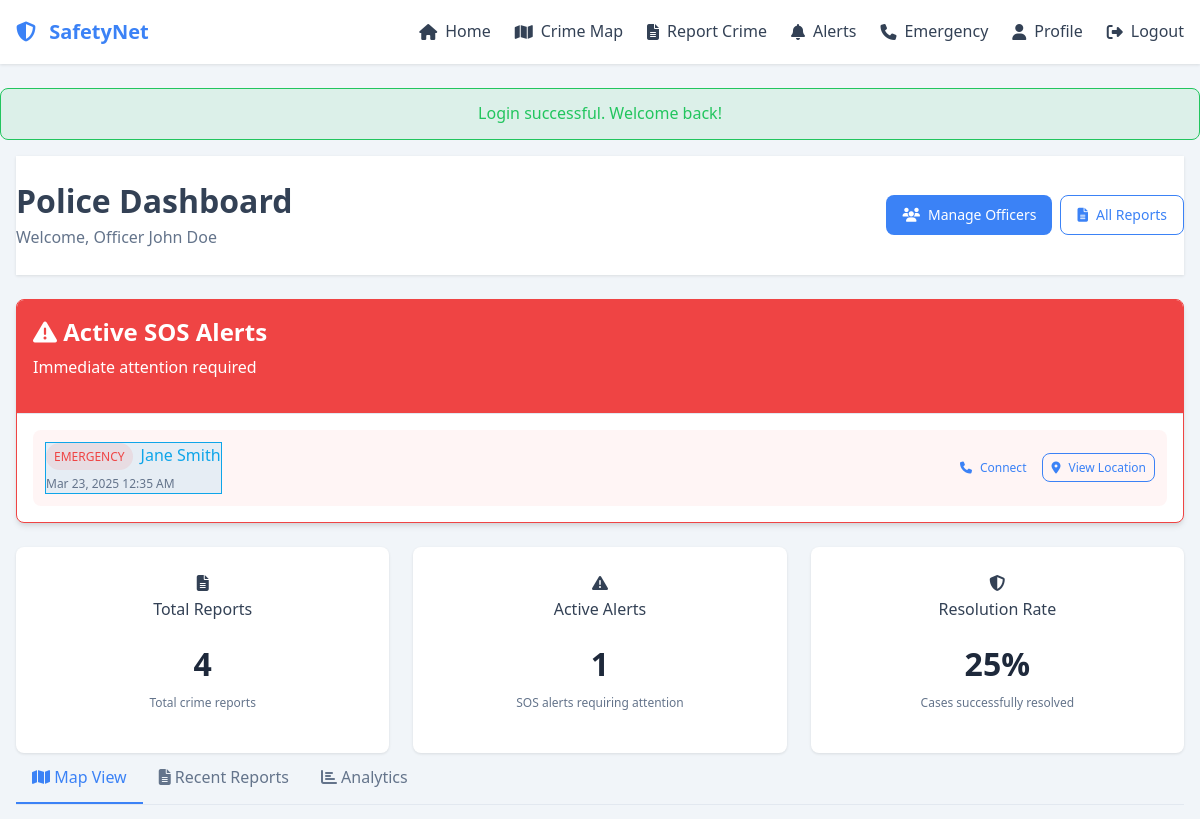
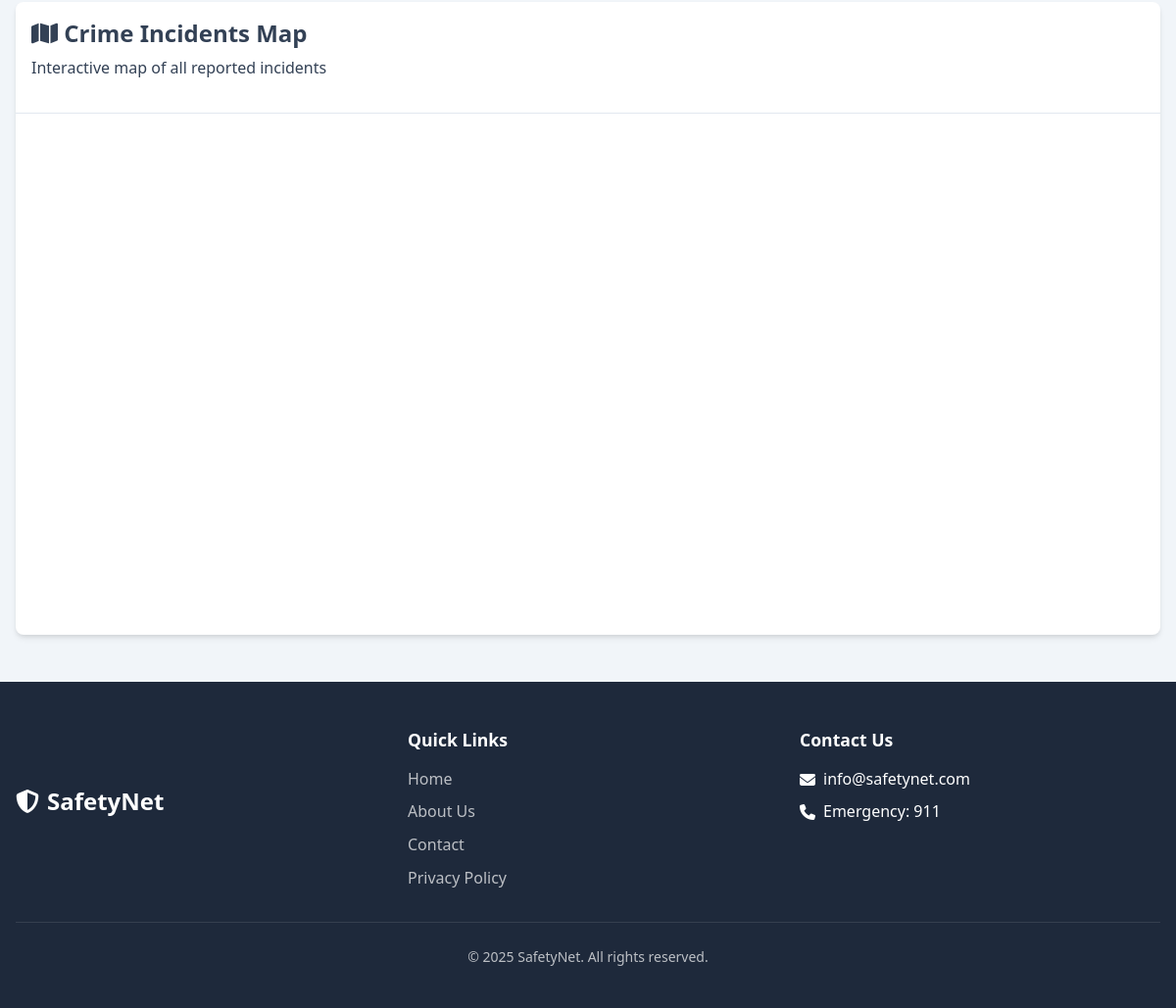
/dashboard.php (signed in), run on the app's committed database (2 pictures, top to bottom).
### tables this page shows
CREATE TABLE IF NOT EXISTS sos_alerts (
    id INT AUTO_INCREMENT PRIMARY KEY,
    user_id INT NOT NULL,
    lat DECIMAL(10, 8) NOT NULL,
    lng DECIMAL(11, 8) NOT NULL,
    type ENUM('standard', 'emergency') DEFAULT 'standard',
    status ENUM('active', 'resolved', 'false_alarm') DEFAULT 'active',
    created_at DATETIME DEFAULT CURRENT_TIMESTAMP,
    updated_at DATETIME DEFAULT CURRENT_TIMESTAMP ON UPDATE CURRENT_TIMESTAMP,
    FOREIGN KEY (user_id) REFERENCES users(id) ON DELETE CASCADE
);

CREATE TABLE IF NOT EXISTS users (
    id INT AUTO_INCREMENT PRIMARY KEY,
    name VARCHAR(100) NOT NULL,
    username VARCHAR(50) NOT NULL UNIQUE,
    email VARCHAR(100) NOT NULL UNIQUE,
    password VARCHAR(255) NOT NULL,
    phone VARCHAR(20) NOT NULL,
    avatar_url VARCHAR(255),
    otp VARCHAR(10),
    otp_expiry DATETIME,
    is_police BOOLEAN DEFAULT FALSE,
    created_at DATETIME DEFAULT CURRENT_TIMESTAMP,
    updated_at DATETIME DEFAULT CURRENT_TIMESTAMP ON UPDATE CURRENT_TIMESTAMP
);

### crime-reporting-app (2)/includes/functions.php (called while the page is built, shortened)
<?php
function format_date($date_string, $format = 'M j, Y') {
    $date = new DateTime($date_string);
    return $date->format($format);
}

### dashboard.php (the view, shortened to what this page needs)
<?php
require_once '../includes/db_connect.php';
require_once '../includes/functions.php';
$active_alerts = [];
$sql = "SELECT sa.*, u.name as user_name, u.phone as user_phone, ud.relative_phone
        FROM sos_alerts sa
        JOIN users u ON sa.user_id = u.id
        LEFT JOIN user_details ud ON u.id = ud.user_id
        WHERE sa.status = 'active'
        ORDER BY sa.created_at DESC";
$result = $conn->query($sql);
if ($result) {
    while ($row = $result->fetch_assoc()) {
        $active_alerts[] = $row;
    }
}
$recent_reports = [];
$sql = "SELECT cr.*, u.name as reporter_name
        FROM crime_reports cr
        LEFT JOIN users u ON cr.user_id = u.id
        ORDER BY cr.created_at DESC
        LIMIT 10";
$result = $conn->query($sql);
if ($result) {
    while ($row = $result->fetch_assoc()) {
        $recent_reports[] = $row;
    }
}
$total_reports = count($recent_reports);
$resolved_reports = 0;
foreach ($recent_reports as $report) {
    if ($report['status'] === 'resolved') {
        $resolved_reports++;
    }
}
$resolution_rate = $total_reports > 0 ? round(($resolved_reports / $total_reports) * 100) : 0;
include_once '../includes/header.php';
?>
<div class="police-dashboard-container">
  <div class="container">
    <div class="dashboard-header">
      <div class="dashboard-header-content">
        <div>
          <h1>Police Dashboard</h1>
          <p>Welcome, Officer <?php echo htmlspecialchars($_SESSION['user_name']); ?></p>
        </div>
        <div class="dashboard-actions">
          <a href="officers.php" class="btn btn-primary">
            <i class="fas fa-users"></i> Manage Officers
          </a>
          <a href="reports.php" class="btn btn-outline">
            <i class="fas fa-file-alt"></i> All Reports
          </a>
        </div>
      </div>
    </div>
    <?php if (!empty($active_alerts)): ?>
      <div class="active-alerts-section">
        <div class="card danger-card">
          <div class="card-header danger-header">
            <h2><i class="fas fa-exclamation-triangle"></i> Active SOS Alerts</h2>
            <p>Immediate attention required</p>
          </div>
          <div class="card-body">
            <div class="alerts-list">
              <?php foreach ($active_alerts as $alert): ?>
                <div class="alert-item <?php echo $alert['type'] === 'emergency' ? 'emergency-alert' : ''; ?>">
                  <div class="alert-info">
                    <div class="alert-header">
                      <span class="alert-badge <?php echo $alert['type'] === 'emergency' ? 'emergency-badge' : 'sos-badge'; ?>">
                        <?php echo $alert['type'] === 'emergency' ? 'EMERGENCY' : 'SOS'; ?>
                      </span>
                      <span class="alert-user">
                        <?php echo htmlspecialchars($alert['user_name'] ?? 'User ID: ' . $alert['user_id']); ?>
                      </span>
                    </div>
                    <p class="alert-time">
                      <?php echo format_date($alert['created_at'], 'M j, Y g:i A'); ?>
                    </p>
                  </div>
                  <div class="alert-actions">
                    <a href="tel:<?php echo htmlspecialchars($alert['user_phone']); ?>" class="btn btn-sm">
                      <i class="fas fa-phone"></i> Connect
                    </a>
                    <a href="view_alert.php?id=<?php echo $alert['id']; ?>" class="btn btn-sm btn-outline">
                      <i class="fas fa-map-marker-alt"></i> View Location
                    </a>
                  </div>
                </div>
              <?php endforeach; ?>
            </div>
          </div>
        </div>
      </div>
    <?php endif; ?>
    <div class="stats-cards">
      <div class="stat-card">
        <div class="stat-icon">
          <i class="fas fa-file-alt"></i>
        </div>
        <div class="stat-content">
          <p class="stat-label">Total Reports</p>
          <p class="stat-value"><?php echo $total_reports; ?></p>
          <p class="stat-description">Total crime reports</p>
        </div>
      </div>
      <div class="stat-card">
        <div class="stat-icon">
          <i class="fas fa-exclamation-triangle"></i>
        </div>
        <div class="stat-content">
          <p class="stat-label">Active Alerts</p>
          <p class="stat-value"><?php echo count($active_alerts); ?></p>
          <p class="stat-description">SOS alerts requiring attention</p>
        </div>
      </div>
      <div class="stat-card">
        <div class="stat-icon">
          <i class="fas fa-shield-alt"></i>
        </div>
        <div class="stat-content">
          <p class="stat-label">Resolution Rate</p>
          <p class="stat-value"><?php echo $resolution_rate; ?>%</p>
          <p class="stat-description">Cases successfully resolved</p>
        </div>
      </div>
    </div>
    <div class="police-dashboard-tabs">
      <ul class="tabs-nav">
        <li class="tab-item active" data-tab="map-tab">
          <i class="fas fa-map"></i> Map View
        </li>
        <li class="tab-item" data-tab="reports-tab">
          <i class="fas fa-file-alt"></i> Recent Reports
        </li>
        <li class="tab-item" data-tab="analytics-tab">
          <i class="fas fa-chart-bar"></i> Analytics
        </li>
      </ul>
      <div class="tabs-content">
        <div class="tab-pane active" id="map-tab">
          <div class="card">
            <div class="card-header">
              <h2><i class="fas fa-map"></i> Crime Incidents Map</h2>
              <p>Interactive map of all reported incidents</p>
            </div>
            <div class="card-body">
              <div id="policeMap" class="police-map"></div>
            </div>
          </div>
        </div>
      </div>
    </div>
  </div>
</div>
<?php
include_once '../includes/footer.php';
?>

### crime-reporting-app (2)/assets/css/styles.css (style rules this page uses)
:root { --primary: #3b82f6; --primary-dark: #2563eb; --primary-light: #93c5fd; --secondary: #64748b; --danger: #ef4444; --danger-dark: #dc2626; --success: #22c55e; --warning: #f59e0b; --info: #0ea5e9; --dark: #1e293b; --light: #f8fafc; --gray: #64748b; --gray-light: #e2e8f0; --gray-dark: #334155; --body-bg: #f1f5f9; --card-bg: #ffffff; --text: #334155; --text-light: #64748b; --border: #e2e8f0; --shadow: 0 4px 6px -1px rgba(0, 0, 0, 0.1), 0 2px 4px -1px rgba(0, 0, 0, 0.06); --radius: 0.5rem; --transition: all 0.3s ease; }
* { margin: 0; padding: 0; box-sizing: border-box; }
body { font-family: "Segoe UI", Tahoma, Geneva, Verdana, sans-serif; line-height: 1.6; color: var(--text); background-color: var(--body-bg); }
a { color: var(--primary); text-decoration: none; transition: var(--transition); }
ul { list-style: none; }
.container { width: 100%; max-width: 1200px; margin: 0 auto; padding: 0 1rem; }
h1, h2, h3, h4, h5, h6 { font-weight: 600; line-height: 1.3; margin-bottom: 0.5rem; }
h1 { font-size: 2rem; }
h2 { font-size: 1.5rem; }
p { margin-bottom: 1rem; }
.btn { display: inline-flex; align-items: center; justify-content: center; padding: 0.5rem 1rem; border-radius: var(--radius); font-weight: 500; cursor: pointer; transition: var(--transition); border: none; font-size: 0.875rem; text-align: center; }
.btn i { margin-right: 0.5rem; }
.btn-primary { background-color: var(--primary); color: white; }
.btn-outline { background-color: transparent; color: var(--primary); border: 1px solid var(--primary); }
.btn-sm { padding: 0.25rem 0.5rem; font-size: 0.75rem; }
.card { background-color: var(--card-bg); border-radius: var(--radius); box-shadow: var(--shadow); overflow: hidden; margin-bottom: 1.5rem; }
.card-header { padding: 1rem; border-bottom: 1px solid var(--border); }
.card-body { padding: 1rem; }
.danger-header { background-color: var(--danger); color: white; }
.danger-card { border: 1px solid var(--danger); }
.alert-info { background-color: rgba(14, 165, 233, 0.1); color: var(--info); border: 1px solid var(--info); }
.tabs-nav { display: flex; border-bottom: 1px solid var(--border); margin-bottom: 1rem; }
.tab-item { padding: 0.75rem 1rem; cursor: pointer; font-weight: 500; color: var(--text-light); border-bottom: 2px solid transparent; transition: var(--transition); }
.tab-item.active { color: var(--primary); border-bottom-color: var(--primary); }
.tab-pane { display: none; }
.tab-pane.active { display: block; }
.dashboard-header { background-color: white; box-shadow: 0 1px 3px rgba(0, 0, 0, 0.1); margin-bottom: 1.5rem; padding: 1.5rem 0; }
.dashboard-header-content { display: flex; justify-content: space-between; align-items: center; }
.dashboard-header h1 { margin-bottom: 0.25rem; }
.dashboard-header p { color: var(--text-light); margin-bottom: 0; }
.dashboard-actions { display: flex; gap: 0.5rem; }
.stats-cards { display: grid; grid-template-columns: repeat(auto-fit, minmax(200px, 1fr)); gap: 1.5rem; }
.stat-card { background-color: white; border-radius: var(--radius); padding: 1.5rem; text-align: center; box-shadow: 0 1px 3px rgba(0, 0, 0, 0.1); }
.stat-value { font-size: 2rem; font-weight: 700; margin-bottom: 0.25rem; color: var(--dark); }
.stat-description { font-size: 0.75rem; color: var(--text-light); }
.active-alerts-section { margin-bottom: 1.5rem; }
.alerts-list { display: flex; flex-direction: column; gap: 0.75rem; }
.alert-item { display: flex; justify-content: space-between; align-items: center; padding: 0.75rem; background-color: rgba(59, 130, 246, 0.05); border-radius: var(--radius); }
.alert-item.emergency-alert { background-color: rgba(239, 68, 68, 0.05); }
.alert-header { display: flex; align-items: center; gap: 0.5rem; margin-bottom: 0.25rem; }
.alert-badge { font-size: 0.75rem; padding: 0.25rem 0.5rem; border-radius: 1rem; font-weight: 500; }
.emergency-badge { background-color: rgba(239, 68, 68, 0.1); color: var(--danger); }
.alert-user { font-weight: 500; }
.alert-time { font-size: 0.75rem; color: var(--text-light); margin-bottom: 0; }
.alert-actions { display: flex; gap: 0.5rem; }
.police-map { width: 100%; height: 500px; border-radius: var(--radius); overflow: hidden; }

### data on the page
sos_alerts: type "EMERGENCY", user.name "Jane Smith", created_at "Mar 23, 2025 12:35 AM"

### other printed values
$_SESSION['flash_message'] "Login successful. Welcome back!"
$_SESSION['user_name'] "John Doe"
$total_reports "4"
count($active_alerts) "1"
$resolution_rate "25"
